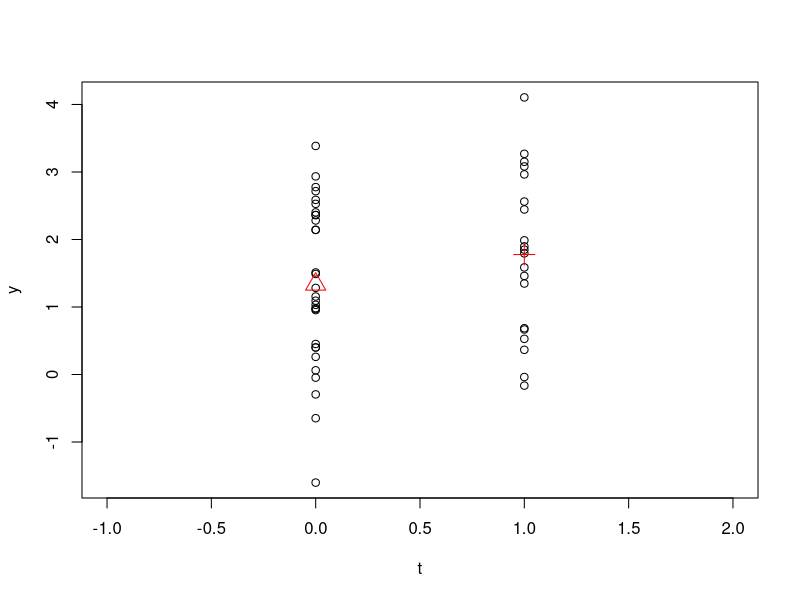
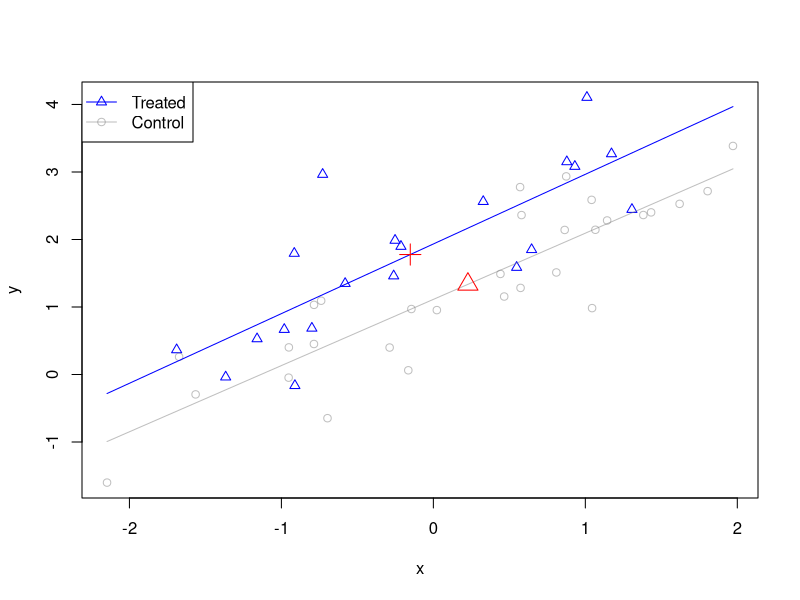

R code for these plots, in order:
## ---- chunk 1
knitr::opts_chunk$set(echo = TRUE)
## ---- chunk 2
# settings
set.seed(1001)
n <- 50; p <- 3; rho=0.4

tau <- 1
beta <- c(1, 1, 0.5)

# data
x <- MASS::mvrnorm(n=n,mu=rep(0,p-1), Sigma=diag(p-1))
x <- cbind(rep(1,n), x)
t <- rep(0,n)
t[sample(1:n, n*rho, replace = FALSE)] <- 1
e <- rnorm(n) * 0

y <- tau*t + x%*%beta + e

# method 1
idx_t <- which(t==1)
idx_c <- which(t==0)
tau_hat_1 <- mean(y[idx_t]) - mean(y[idx_c])

# method 2
x_used <- x[,1]
P_x <- x_used %*% solve(t(x_used)%*%x_used) %*% t(x_used)
t_tilde <- t - rho
tau_hat_2 <- solve(t(t_tilde) %*% (diag(n) - P_x) %*% t_tilde) %*% t(t_tilde) %*% (diag(n) - P_x) %*% y

# method 3
x_used <- x[,1:2]
P_x <- x_used %*% solve(t(x_used)%*%x_used) %*% t(x_used)
t_tilde <- t - rho
tau_hat_3 <- solve(t(t_tilde) %*% (diag(n) - P_x) %*% t_tilde) %*% t(t_tilde) %*% (diag(n) - P_x) %*% y

# plot
plot(t, y, xlim=c(-1,2))
points(0, mean(y[idx_c]), col="red", pch=2, cex=2)
points(1, mean(y[idx_t]), col="red", pch=3, cex=2)

plot(x[idx_t,2], y[idx_t], col="blue", pch=2, xlab="x", ylab="y", xlim=c(min(x[,2]), max(x[,2])), ylim=c(min(y), max(y)))
points(x[idx_c,2], y[idx_c], col=rgb(red=0.5, green=0.5, blue=0.5, alpha = 0.5), pch=1)
x_tmp <- x[idx_t,1:2]
beta_t <- solve(t(x_tmp)%*%x_tmp)%*%t(x_tmp)%*%y[idx_t]
x_min <- min(x[,2])
x_max <- max(x[,2])
lines(c(x_min, x_max), c(beta_t[1] + x_min*beta_t[2], beta_t[1] + x_max*beta_t[2]), col="blue")
x_tmp <- x[idx_c,1:2]
beta_c <- solve(t(x_tmp)%*%x_tmp)%*%t(x_tmp)%*%y[idx_c]
lines(c(x_min, x_max), c(beta_c[1] + x_min*beta_c[2], beta_c[1] + x_max*beta_c[2]), col=rgb(red=0.5, green=0.5, blue=0.5, alpha = 0.5))

points(mean(x[idx_c,2]), mean(y[idx_c]), col="red", pch=2, cex=2)
points(mean(x[idx_t,2]), mean(y[idx_t]), col="red", pch=3, cex=2)

legend("topleft", 
    legend=c("Treated","Control"), 
    col=c("blue",rgb(red=0.5, green=0.5, blue=0.5, alpha = 0.5)),
    lty=c(1,1),
    pch=c(2,1),
    lwd=1)
